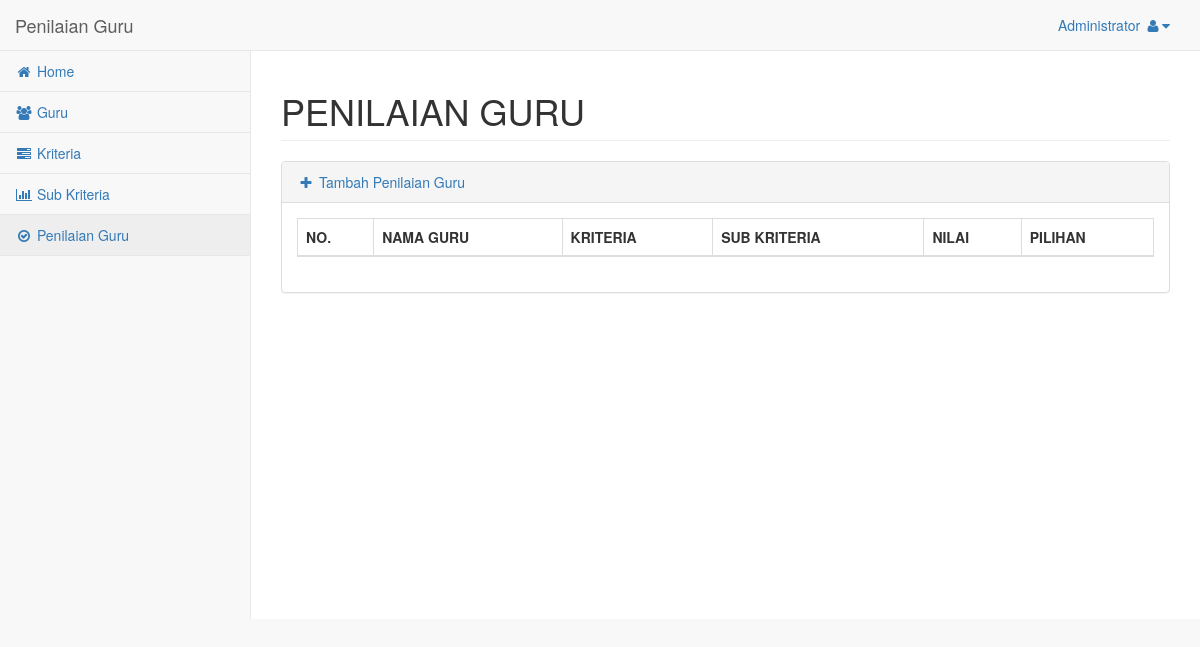
/admin/penilaian.php (signed in), run on an earlier commit of the app's database.
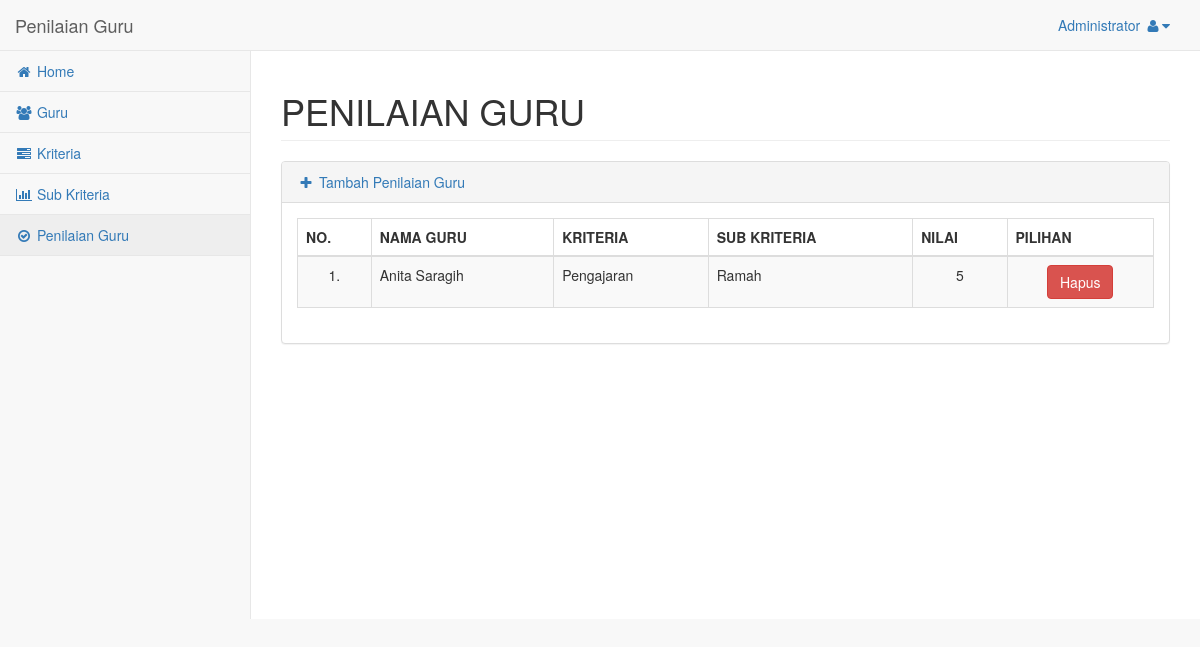
And on a later commit of the database.
### tables this page shows
CREATE TABLE `nilai` (
  `kd_nilai` int(11) NOT NULL,
  `nuptk` varchar(20) NOT NULL,
  `kd_kriteria` varchar(20) NOT NULL,
  `kd_subkriteria` varchar(20) NOT NULL,
  `nilai` int(5) NOT NULL
);

CREATE TABLE `guru` (
  `nuptk` varchar(20) NOT NULL,
  `nm_guru` varchar(255) NOT NULL,
  `jenkel` varchar(8) NOT NULL,
  `alamat` varchar(255) NOT NULL,
  `tmpt_lahir` varchar(255) NOT NULL,
  `tgl_lahir` date NOT NULL,
  `pendidikan` varchar(4) NOT NULL,
  `no_telp` varchar(13) NOT NULL
);

CREATE TABLE `kriteria` (
  `kd_kriteria` varchar(20) NOT NULL,
  `nm_kriteria` varchar(255) NOT NULL,
  `bobot` int(11) NOT NULL
);

CREATE TABLE `subkriteria` (
  `kd_subkriteria` varchar(20) NOT NULL,
  `kd_kriteria` varchar(20) NOT NULL,
  `nm_subkriteria` varchar(255) NOT NULL,
  `rn_awal` int(11) NOT NULL,
  `rn_akhir` int(11) NOT NULL
);

### admin/penilaian.php (the view, shortened to what this page needs)
<!DOCTYPE html>
<html lang="en">
  <head>
    <?php
      include 'header.php';
    ?>
  </head>
  <body>
    <div id="wrapper">
      <?php
        include 'navbar.php';
      ?>
      <div id="page-wrapper">
        <div class="row">
          <div class="col-lg-12">
            <h1 class="page-header">PENILAIAN GURU</h1>
          </div>
        </div>
        <div class="row">
        <div class="col-lg-12">
            <div class="panel panel-default">
              <div class="panel-heading">
                <a href="penilaian_add.php"><i class="fa fa-plus fa-fw"></i> Tambah Penilaian Guru</a>
              </div>
              <div class="panel-body">
                <table width="100%" class="table table-striped table-bordered table-hover" id="dataTables-example">
                  <thead>
                    <tr>
                      <th>NO.</th>
                      <th>NAMA GURU</th>
                      <th>KRITERIA</th>
                      <th>SUB KRITERIA</th>
                      <th>NILAI</th>
                      <th>PILIHAN</th>
                    </tr>
                  </thead>
                  <tbody>
                    <?php
                      include 'koneksi.php';
                      $no = 1;
                      $data = mysqli_query($koneksi,'SELECT nilai.kd_nilai, guru.nm_guru, kriteria.nm_kriteria,
                                                            subkriteria.nm_subkriteria, nilai.nilai
                                                     FROM nilai
                                                     JOIN guru ON nilai.nuptk = guru.nuptk
                                                     JOIN kriteria ON nilai.kd_kriteria = kriteria.kd_kriteria
                                                     JOIN subkriteria ON nilai.kd_subkriteria = subkriteria.kd_subkriteria');
                      while ($tampil=mysqli_fetch_array($data)){
                    ?>
                    <tr class="odd gradeX">
                      <td align="center"><?php echo $no++; ?>.</td>
                      <td><?php echo $tampil['nm_guru']; ?></td>
                      <td><?php echo $tampil['nm_kriteria']; ?></td>
                      <td><?php echo $tampil['nm_subkriteria']; ?></td>
                      <td align="center"><?php echo $tampil['nilai']; ?></td>
                      <td align="center">
                        <a onclick="if(confirm('Yakin Ingin Menghapus Data Ini ???')){ location.href='penilaian_hapus.php?id=<?php echo $tampil['kd_nilai']; ?>' }" class="btn btn-danger">Hapus</a>
                      </td>
                    </tr>
                    <?php
                      }
                    ?>
                  </tbody>
                </table>
              </div>
            </div>
          </div>
        </div>
      </div>
    </div>
  </body>
</html>

### admin/navbar.php (shortened to what this page needs)
<nav class="navbar navbar-default navbar-static-top" role="navigation" style="margin-bottom: 0">
  <div class="navbar-header">
    <a class="navbar-brand" href="index.php">Penilaian Guru</a>
  </div>
  <ul class="nav navbar-top-links navbar-right">
    <li class="dropdown">
      <?php
        include 'koneksi.php';
        $username = $_SESSION['username'];
        $hasil = mysqli_query($koneksi,"SELECT * FROM admin WHERE username='$username'");
        while($tampil = mysqli_fetch_array($hasil)) {
      ?>
      <a class="dropdown-toggle" data-toggle="dropdown" href="#">
        <?php echo $tampil['nm_admin'];?> <i class="fa fa-user fa-fw"></i><i class="fa fa-caret-down"></i>
      </a>
      <?php
        }
      ?>
    </li>
  </ul>
  <div class="navbar-default sidebar" role="navigation">
    <div class="sidebar-nav navbar-collapse">
      <ul class="nav" id="side-menu">
        <li>
          <a href="index.php"><i class="fa fa-home fa-fw"></i> Home</a>
        </li>
        <li>
          <a href="guru.php"><i class="fa fa-users fa-fw"></i> Guru</a>
        </li>
        <li>
          <a href="kriteria.php"><i class="fa fa-tasks fa-fw"></i> Kriteria</a>
        </li>
        <li>
          <a href="subkriteria.php"><i class="fa fa-bar-chart-o  fa-fw"></i> Sub Kriteria</a>
        </li>
        <li>
          <a href="penilaian.php"><i class="fa fa-check-circle-o  fa-fw"></i> Penilaian Guru</a>
        </li>
      </ul>
    </div>
  </div>
</nav>

What changed in the data, as far as the page shows it:
added nilai: guru.nm_guru "Anita Saragih", kd_kriteria.nm_kriteria "Pengajaran", kd_subkriteria.nm_subkriteria "Ramah", nilai "5"
